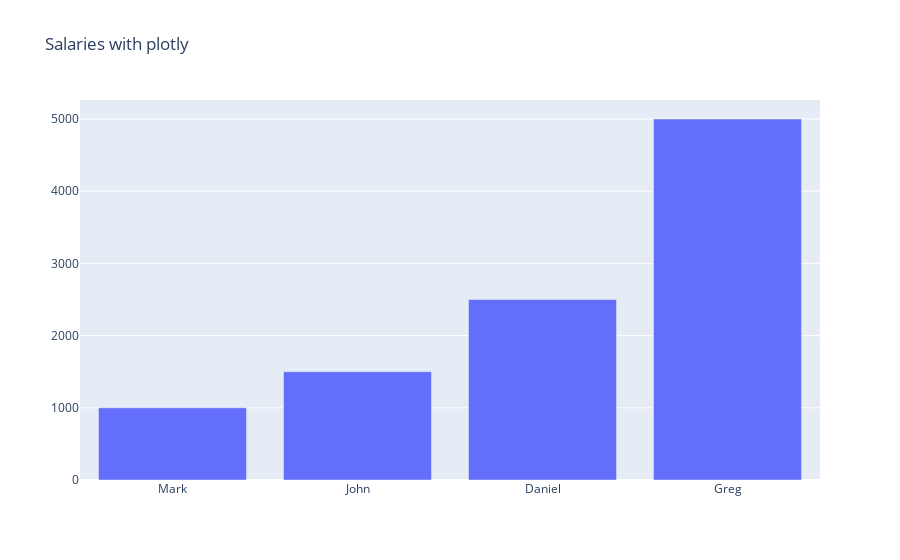

Notebook code for this chart:
### Code cell
X = ["Mark", "John", "Daniel", "Greg"]
Y = [1000,1500,2500,5000]

data = go.Bar(x=X, y=Y)
layout = {
	'title': 'Salaries with plotly'
}

salaries = [
	("Mark", 1000),
	("John", 1500),
	("Daniel", 2300),
	("Greg", 5000)
]

fig = go.Figure(data, layout)
fig.show()

### Figure 1 — Plotly figure (JSON) as saved in the notebook; plotly's stock layout.template omitted (floating-point values rounded to 4 significant figures)
{"data": [{"type": "bar", "x": ["Mark", "John", "Daniel", "Greg"], "y": [1000, 1500, 2500, 5000]}], "layout": {"autosize": true, "title": {"text": "Salaries with plotly"}, "xaxis": {"autorange": true, "range": [-0.5, 3.5], "type": "category"}, "yaxis": {"autorange": true, "range": [0, 5263.0], "type": "linear"}}}
